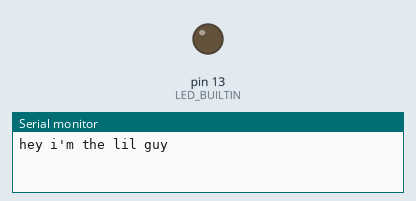
Recording of a sketch running on a simulated Arduino Uno, built with avr-gcc and run on an emulated ATmega328P. Parts: output pins drawn as LEDs (lit = HIGH), the last lines printed to the serial monitor.

Above: at 0.7 s.
At 4.5 s:
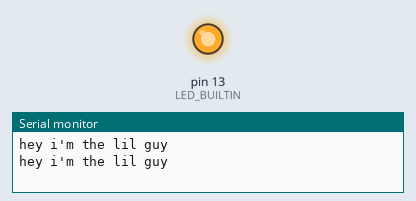
Timing chart, 0 to 5.7 s (numbered marks = the images above):
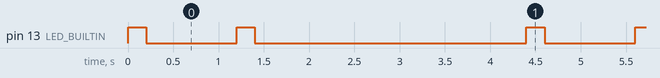

Measured:
- by itself, pin 13 (LED_BUILTIN): repeats every 4.4 s: LOW 1.0 s, HIGH 0.20 s, LOW 3.0 s, HIGH 0.20 s
- by itself, everything shown: repeats every 4.4 s, in 4 steps

The sketch:

test.ino
```cpp
void setup() {
  Serial.begin(9600);
  pinMode(LED_BUILTIN, OUTPUT);
}

void loop() {

  Serial.println("hey i'm the lil guy");

  for(int i = 0; i < 2; i++) {
    digitalWrite(LED_BUILTIN, HIGH);
    delay(200);
    digitalWrite(LED_BUILTIN, LOW);
    delay(1000);
  }

  delay(2000);
}
```
